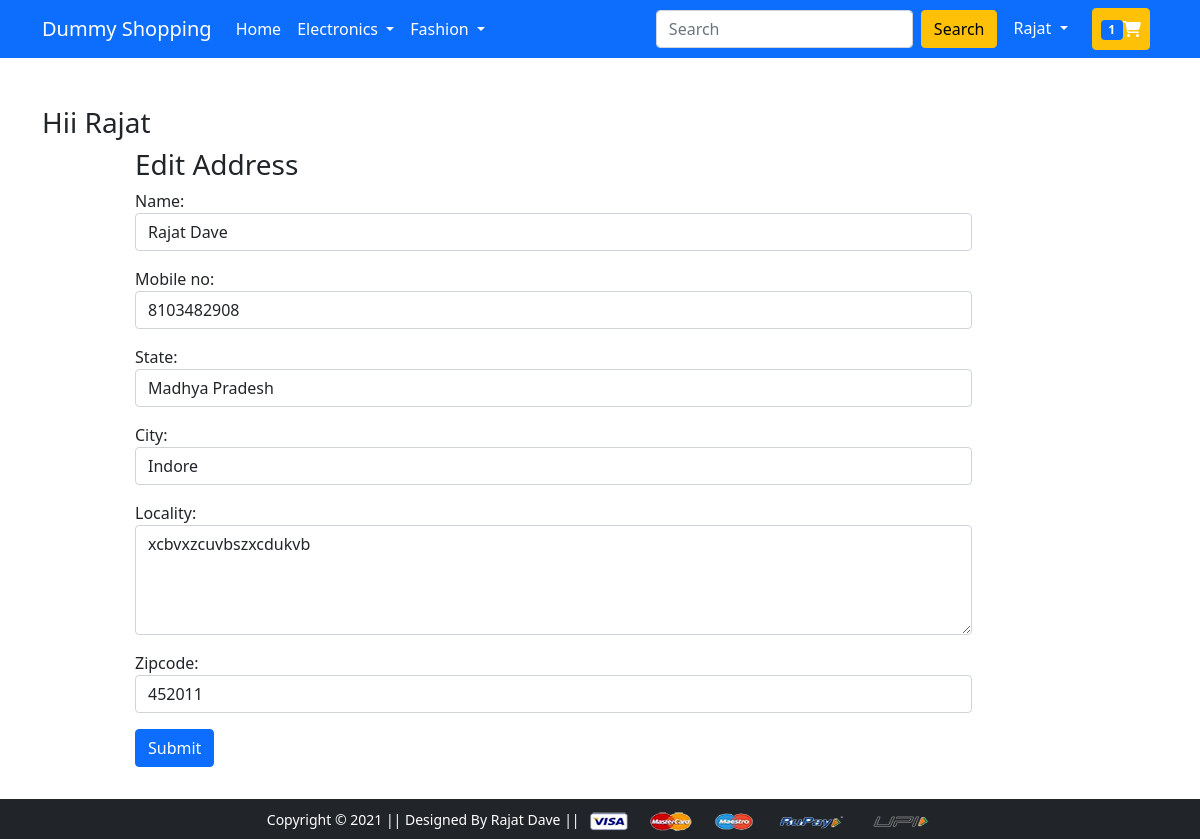
The page /addressupdate/12 (signed in) on the database its author committed.
### app/models.py (models this page shows, shortened)
class CustomUser(AbstractUser):
    username = None
    first_name = models.CharField(max_length=30, blank=False)
    last_name = models.CharField(max_length=30, blank=False)
    mobile_no = models.CharField(null= True,blank=False,max_length=10,unique=True, validators=[mobile_validate])
    email = models.EmailField(_('email address'), unique=True)
    address = models.CharField(max_length=200,blank=False )
    city = models.CharField(max_length=50)
    zipcode = models.IntegerField(null= True,blank=False,max_length=5)
    state = models.CharField(choices=STATE_CHOICES, max_length=50)
    USERNAME_FIELD = 'email'
    REQUIRED_FIELDS = ['first_name',]
    objects = CustomUserManager()

class Customer(models.Model):
    user = models.ForeignKey(CustomUser, on_delete=models.CASCADE)
    name = models.CharField(max_length=200)
    mobile_no = mobile_no = models.CharField(null= True,blank=False,max_length=10,unique=True, validators=[mobile_validate])
    locality = models.CharField(max_length=200)
    city = models.CharField(max_length=50)
    zipcode = models.IntegerField(null= True,blank=False,max_length=5)
    state = models.CharField(choices=STATE_CHOICES, max_length=50)
    user_address = models.BooleanField(default=False)

### app/views.py (the view)
# urls.py: path('addressupdate/<int:pk>', views.AddressUpdate.as_view(), name='addressupdate'),
@method_decorator(login_required(login_url='login'), name='dispatch')
class AddressUpdate(UpdateView):
    model = Customer
    form_class = AddressUpdateForm
    template_name = 'app/addressupdate.html'
    success_url = '/'
    cid = Customer.id
    extra_context = {"active": "btn-primary", "cid": cid}
    def dispatch(self, request, *args, **kwargs):
        obj =  self.get_object()
        if obj.user != self.request.user:
            return redirect("/")
        else:
            return super().dispatch(request, *args, *kwargs)

### app/forms.py
class AddressUpdateForm(forms.ModelForm):
    class Meta:
        model = Customer
        fields = ["name", "mobile_no", "state", "city", "locality", "zipcode"]
        widgets = {
        'name': forms.TextInput(attrs = {'class':'form-control','placeholder':'Enter First Name'}),
        'mobile_no': forms.TextInput(attrs = {'class':'form-control','placeholder':'Mobile Number'}),
        'locality': forms.Textarea(attrs = {'class':'form-control','placeholder':'Enter your address','rows':4}),
        'zipcode': forms.TextInput(attrs = {'class':'form-control'}),
        'city': forms.TextInput(attrs = {'class':'form-control'}),
        'state': forms.Select(attrs = {'class':'form-control'}),
        }

### app/context_processor.py (called while the page is built)
def cartt(request):
    cart_obj = None
    if request.user.is_authenticated:
        try:
            cart_obj = Cart.objects.filter(user = request.user)
        except :
            print("exception")
            pass
    if cart_obj:
        return( {'cat':cart_obj})
    else:
      return {'cat':cart_obj }

### templates/app/addressupdate.html (shortened to what this page needs)
{% extends 'app/base.html' %}
{% load static %}
{% if request.user.id == cid %}
{% block main-content %}
<div class="container my-5">
 <div class="row">
 <h3>Hii {{user.first_name|capfirst}}</h3>
  </div>
  <div class="col-sm-9 offset-sm-1">
   <div class="row">
      <h3>Edit Address</h3>
      <form action="" method="post">
            {{form.as_p}}
            <button type="submit" class="btn btn-primary  mb-4">Submit</button>
      </form>
 </div>
</div>
{% endblock main-content %}
{%else %}
<h1>Bhosdike mana kiya na teko</h1>
{% endif%}

### templates/app/base.html (shortened to what this page needs)
<!DOCTYPE html>
{% load static %}
<html lang="en">
  <head>
    <link rel="stylesheet" href="{% static 'app/css/bootstrap.css' %}">
    <link rel="stylesheet" href="{% static 'app/css/owl.carousel.min.css' %}" />
    <link rel="stylesheet" href="{% static 'app/css/all.min.css' %}" />
    <link rel="stylesheet" href="{% static 'app/css/style.css' %}" />
  </head>
  <body>
    <nav class="navbar navbar-expand-lg navbar-dark bg-primary">
      <div class="container">
        <a class="navbar-brand" href="/">Dummy Shopping</a>
        <div class="collapse navbar-collapse" id="navbarSupportedContent">
          <ul class="navbar-nav me-auto mb-2 mb-lg-0">
            <li class="nav-item">
              <a class="nav-link active" aria-current="page" href="/">Home</a>
            </li>
            <li class="nav-item dropdown">
              <a
                class="nav-link dropdown-toggle text-white"
                href="#"
                id="electronicsDropdown"
                role="button"
                data-bs-toggle="dropdown"
                aria-expanded="false"
              >
                Electronics
              </a>
            </li>
            <li class="nav-item dropdown">
              <a
                class="nav-link dropdown-toggle text-white"
                href="#"
                id="fashionDropdown"
                role="button"
                data-bs-toggle="dropdown"
                aria-expanded="false"
              >
                Fashion
              </a>
            </li>
          </ul>
          <form class="d-flex">
            <input
              class="form-control me-2"
              type="search"
              placeholder="Search"
              aria-label="Search"
            />
            <button class="btn btn-warning" type="submit">Search</button>
          </form>
          <div>
            <ul class="navbar-nav me-auto mb-2 mb-lg-0">
              {% if request.user.is_authenticated %}
              <li class="nav-item dropdown mx-2">
                <a
                  class="nav-link dropdown-toggle text-white"
                  href="#"
                  id="profileDropdown"
                  role="button"
                  data-bs-toggle="dropdown"
                  aria-expanded="false"
                >
                  {{user.first_name|capfirst}}
                </a>
              </li>
              <li class="nav-item mx-2">
                <a
                  href="{% url 'showcart' %}"
                  class="nav-link text-white btn btn-warning"
                  ><span class="badge bg-primary">{{cat|length}}</span
                  ><i class="fa fa-shopping-cart" aria-hidden="true"></i
                ></a>
              </li>
              {%endif%}
            </ul>
          </div>
        </div>
      </div>
    </nav>
     {% block main-content %} {% endblock main-content %}
    <footer class="container-fluid bg-dark text-center p-2 mt-5 fixed-bottom" id="footer">
      <small class="text-white"
        >Copyright &copy; 2021 || Designed By Rajat Dave ||
      </small>
      <img
        src="{% static 'app/images/payment.png' %}"
        alt=""
        srcset=""
        class="img-fluid"
        height="2px"
      />
    </footer>
  </body>
</html>

### rows shown on the page
CustomUser: first_name "Rajat"
Customer: name "Rajat Dave", mobile_no "8103482908", state "Madhya Pradesh", city "Indore", locality "xcbvxzcuvbszxcdukvb", zipcode "452011"

### other values the page prints
{{ cat|length }} "1"
